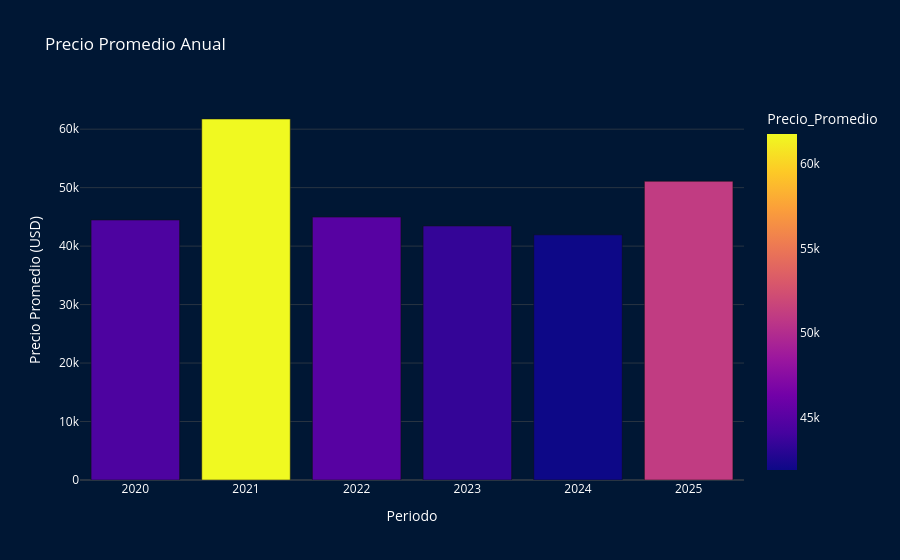

Source (notebook cell):
### Code cell
Prec_Prom_Anual_fig = px.bar(
    precio_anual,
    x='Año',
    y='Precio_Promedio',
    title='Precio Promedio Anual',
    color='Precio_Promedio'
)
Prec_Prom_Anual_fig.update_layout(
    xaxis_title='Periodo',
    yaxis_title='Precio Promedio (USD)',
    template='plotly_dark',  
    plot_bgcolor='#001734', 
    paper_bgcolor='#001734',  
    font=dict(color='white'),  
    title_font=dict(color='white'),  
)
Prec_Prom_Anual_fig.show()

### Figure 1 — Plotly figure (JSON) as saved in the notebook; plotly's stock layout.template omitted (floating-point values rounded to 4 significant figures)
{"data": [{"hovertemplate": "Año=%{x}<br>Precio_Promedio=%{marker.color}<extra></extra>", "legendgroup": "", "marker": {"color": [44470.0, 61740.0, 44960.0, 43440.0, 41930.0, 51090.0], "coloraxis": "coloraxis", "pattern": {"shape": ""}}, "name": "", "orientation": "v", "showlegend": false, "textposition": "auto", "type": "bar", "x": [2020, 2021, 2022, 2023, 2024, 2025], "xaxis": "x", "y": [44470.0, 61740.0, 44960.0, 43440.0, 41930.0, 51090.0], "yaxis": "y"}], "layout": {"barmode": "relative", "coloraxis": {"colorbar": {"title": {"text": "Precio_Promedio"}}, "colorscale": [[0, "#0d0887"], [0.1111, "#46039f"], [0.2222, "#7201a8"], [0.3333, "#9c179e"], [0.4444, "#bd3786"], [0.5556, "#d8576b"], [0.6667, "#ed7953"], [0.7778, "#fb9f3a"], [0.8889, "#fdca26"], [1, "#f0f921"]]}, "font": {"color": "white"}, "legend": {"tracegroupgap": 0}, "paper_bgcolor": "#001734", "plot_bgcolor": "#001734", "title": {"font": {"color": "white"}, "text": "Precio Promedio Anual"}, "xaxis": {"anchor": "y", "domain": [0, 1], "title": {"text": "Periodo"}}, "yaxis": {"anchor": "x", "domain": [0, 1], "title": {"text": "Precio Promedio (USD)"}}}}
